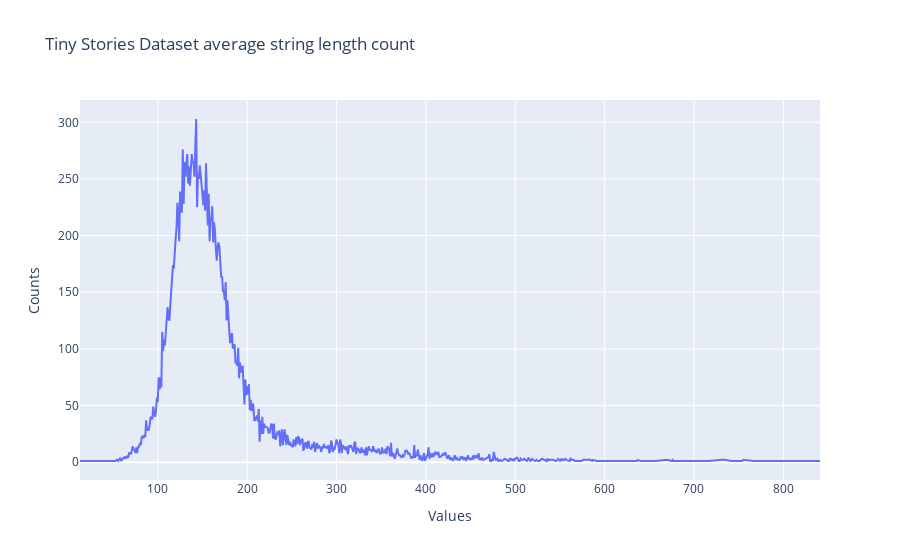

Notebook code for this chart:
### Code cell
import plotly.graph_objs as go
from collections import Counter



# Get the unified set of keys from both dictionaries
all_keys = sorted(set(count_vanilla.keys()))

# Fill missing counts with 0 for both lists
y1 = [count_vanilla.get(key, 0) for key in all_keys]
# y2 = [count_tokenized.get(key, 0) for key in all_keys]

# Create two bar traces, one for each list
trace1 = go.Scatter(x=all_keys, y=y1, name='List 1 Count')
# trace2 = go.Scatter(x=all_keys, y=y2, name='List 2 Count')

# Layout configuration
layout = go.Layout(
    title="Tiny Stories Dataset average string length count",
    xaxis=dict(title='Values'),
    yaxis=dict(title='Counts'),
    barmode='group'  # 'group' places bars side-by-side
)

# Combine the traces into a figure
fig = go.Figure(data=[trace1], layout=layout)

# Show the plot
fig.show()

### Figure 1 — Plotly figure (JSON) as saved in the notebook; plotly's stock layout.template omitted (floating-point values rounded to 4 significant figures; data arrays with more than 128 entries replaced by an {"elided": "..."} marker saying what was removed)
{"data": [{"name": "List 1 Count", "type": "scatter", "x": {"elided": "559 int values"}, "y": {"elided": "559 int values"}}], "layout": {"barmode": "group", "title": {"text": "Tiny Stories Dataset average string length count"}, "xaxis": {"title": {"text": "Values"}}, "yaxis": {"title": {"text": "Counts"}}}}
